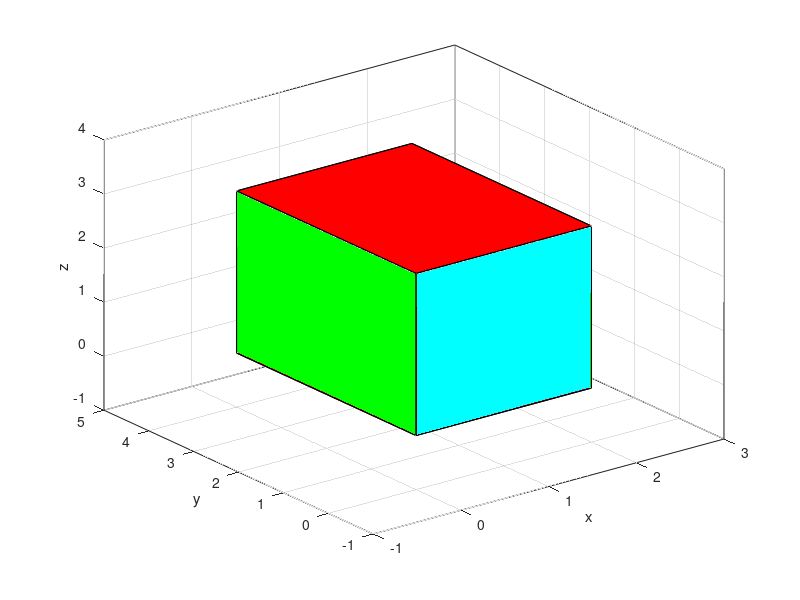

This figure's MATLAB source:
% Przedmiot: Techniki Obliczeniowe 
% Kierunek studiów: Mechatronika 
% Semestr: 2
% Rok akademicki: 2019/2020
% Data (dzień-miesiąc-rok): 25-06-2020
%
% Imię:             Jakub
% Nazwisko:         Przybyl
% Numer albumu ZUT: 48104


p1 = [0 0 0];
p2 = [2 0 0];
p3 = [2 4 0];    
p4 = [0 4 0]; 

x = [p1(1) p2(1) p3(1) p4(1)];
y = [p1(2) p2(2) p3(2) p4(2)];
z = [p1(3) p2(3) p3(3) p4(3)];   %Spod

fill3(x, y, z, 'r');
xlabel('x'); ylabel('y'); zlabel('z')

axis([-1 3 -1 5 -1 4])
grid
hold on

p5 = [0 0 3];
p6 = [2 0 3];   
p7 = [2 4 3];
p8 = [0 4 3];

 
x = [p5(1) p6(1) p7(1) p8(1)];
y = [p5(2) p6(2) p7(2) p8(2)];
z = [p5(3) p6(3) p7(3) p8(3)];   %góra
fill3(x, y, z, 'r');

x = [p2(1) p6(1) p7(1) p3(1)];
y = [p2(2) p6(2) p7(2) p3(2)];
z = [p2(3) p6(3) p7(3) p3(3)];  %tył
fill3(x, y, z, 'g');

x = [p1(1) p5(1) p8(1) p4(1)];
y = [p1(2) p5(2) p8(2) p4(2)];
z = [p1(3) p5(3) p8(3) p4(3)];  %przod
fill3(x, y, z, 'g');

x = [p2(1) p6(1) p5(1) p1(1)];
y = [p2(2) p6(2) p5(2) p1(2)]; %prawa strona
z = [p2(3) p6(3) p5(3) p1(3)];
fill3(x, y, z, 'c');

x = [p3(1) p7(1) p8(1) p4(1)];
y = [p3(2) p7(2) p8(2) p4(2)]; %prawa strona
z = [p3(3) p7(3) p8(3) p4(3)];
fill3(x, y, z, 'c');
